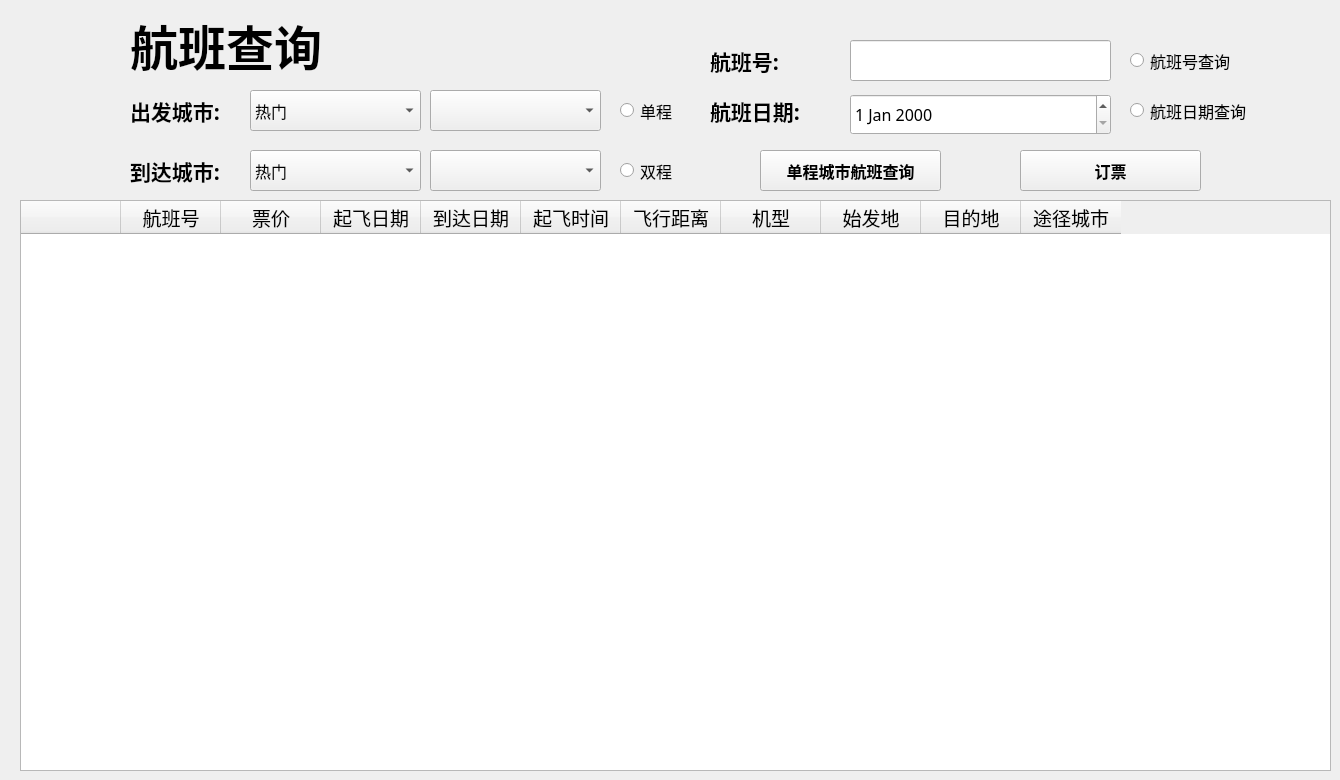
    <widget class="QWidget" name="flightQueryPage">
     <widget class="QLabel" name="flightQueryLabel">
      <property name="geometry">
       <rect>
        <x>130</x>
        <y>10</y>
        <width>241</width>
        <height>71</height>
       </rect>
      </property>
      <property name="font">
       <font>
        <family>Alibaba PuHuiTi 3.0</family>
        <pointsize>36</pointsize>
        <bold>true</bold>
       </font>
      </property>
      <property name="text">
       <string>航班查询</string>
      </property>
     </widget>
     <widget class="QTableWidget" name="flightQueryTableWidget">
      <property name="geometry">
       <rect>
        <x>20</x>
        <y>200</y>
        <width>1311</width>
        <height>571</height>
       </rect>
      </property>
      <property name="sizePolicy">
       <sizepolicy hsizetype="Preferred" vsizetype="Preferred">
        <horstretch>0</horstretch>
        <verstretch>0</verstretch>
       </sizepolicy>
      </property>
      <property name="font">
       <font>
        <family>Alibaba PuHuiTi 3.0</family>
        <pointsize>14</pointsize>
       </font>
      </property>
      <property name="styleSheet">
       <string notr="true">/*
 * MacOS Style Sheet for QT Applications
 * Author: Jaime A. Quiroga P.
 * Company: GTRONICK
 * Last updated: 25/12/2020, 23:10.
 * Available at: https://github.com/GTRONICK/QSS/blob/master/MacOS.qss
 */
QMainWindow {
    background-color:#ececec;
}
QPushButton, QToolButton, QCommandLinkButton{
    padding: 0 5px 0 5px;
    border-style: solid;
    border-top-color: qlineargradient(spread:pad, x1:0, y1:0, x2:0, y2:1, stop:0 #c1c9cf, stop:1 #d2d8dd);
    border-right-color: qlineargradient(spread:pad, x1:1, y1:0, x2:0, y2:0, stop:0 #c1c9cf, stop:1 #d2d8dd);
    border-bottom-color: qlineargradient(spread:pad, x1:0, y1:1, x2:0, y2:0, stop:0 #c1c9cf, stop:1 #d2d8dd);
    border-left-color: qlineargradient(spread:pad, x1:0, y1:0, x2:1, y2:0, stop:0 #c1c9cf, stop:1 #d2d8dd);
    border-width: 2px;
    border-radius: 8px;
    color: #616161;
    font-weight: bold;
    background-color: qlineargradient(spread:pad, x1:0.5, y1:0, x2:0.5, y2:1, stop:0 #fbfdfd, stop:0.5 #ffffff, stop:1 #fbfdfd);
}
QPushButton::default, QToolButton::default, QCommandLinkButton::default{
    border: 2px solid transparent;
    color: #FFFFFF;
    background-color: qlineargradient(spread:pad, x1:0.5, y1:0, x2:0.5, y2:1, stop:0 #84afe5, stop:1 #1168e4);
}
QPushButton:hover, QToolButton:hover, QCommandLinkButton:hover{
    color: #3d3d3d;
}
QPushButton:pressed, QToolButton:pressed, QCommandLinkButton:pressed{
    color: #aeaeae;
    background-color: qlineargradient(spread:pad, x1:0.5, y1:0, x2:0.5, y2:1, stop:0 #ffffff, stop:0.5 #fbfdfd, stop:1 #ffffff);
}
QPushButton:disabled, QToolButton:disabled, QCommandLinkButton:disabled{
    color: #616161;
    background-color: qlineargradient(spread:pad, x1:0.5, y1:0, x2:0.5, y2:1, stop:0 #dce7eb, stop:0.5 #e0e8eb, stop:1 #dee7ec);
}
QLineEdit, QTextEdit, QPlainTextEdit, QSpinBox, QDoubleSpinBox, QTimeEdit, QDateEdit, QDateTimeEdit {
    border-width: 2px;
    border-radius: 8px;
    border-style: solid;
    border-top-color: qlineargradient(spread:pad, x1:0.5, y1:1, x2:0.5, y2:0, stop:0 #c1c9cf, stop:1 #d2d8dd);
    border-right-color: qlineargradient(spread:pad, x1:0, y1:0, x2:1, y2:0, stop:0 #c1c9cf, stop:1 #d2d8dd);
    border-bottom-color: qlineargradient(spread:pad, x1:0.5, y1:0, x2:0.5, y2:1, stop:0 #c1c9cf, stop:1 #d2d8dd);
    border-left-color: qlineargradient(spread:pad, x1:1, y1:0, x2:0, y2:0, stop:0 #c1c9cf, stop:1 #d2d8dd);
    background-color: #f4f4f4;
    color: #3d3d3d;
}
QLineEdit:focus, QTextEdit:focus, QPlainTextEdit:focus, QSpinBox:focus, QDoubleSpinBox:focus, QTimeEdit:focus, QDateEdit:focus, QDateTimeEdit:focus {
    border-width: 2px;
    border-radius: 8px;
    border-style: solid;
    border-top-color: qlineargradient(spread:pad, x1:0.5, y1:1, x2:0.5, y2:0, stop:0 #85b7e3, stop:1 #9ec1db);
    border-right-color: qlineargradient(spread:pad, x1:0, y1:0, x2:1, y2:0, stop:0 #85b7e3, stop:1 #9ec1db);
    border-bottom-color: qlineargradient(spread:pad, x1:0.5, y1:0, x2:0.5, y2:1, stop:0 #85b7e3, stop:1 #9ec1db);
    border-left-color: qlineargradient(spread:pad, x1:1, y1:0, x2:0, y2:0, stop:0 #85b7e3, stop:1 #9ec1db);
    background-color: #f4f4f4;
    color: #3d3d3d;
}
QLineEdit:disabled, QTextEdit:disabled, QPlainTextEdit:disabled, QSpinBox:disabled, QDoubleSpinBox:disabled, QTimeEdit:disabled, QDateEdit:disabled, QDateTimeEdit:disabled {
    color: #b9b9b9;
}
QSpinBox::up-button, QDoubleSpinBox::up-button, QTimeEdit::up-button, QDateEdit::up-button, QDateTimeEdit::up-button {
    subcontrol-origin: padding;
    subcontrol-position: top right;
    width: 15px;
    color: #272727;
    border-left-width: 1px;
    border-left-color: darkgray;
    border-left-style: solid;
    border-top-right-radius: 3px;
    padding: 3px;
}
QSpinBox::down-button, QDoubleSpinBox::down-button, QTimeEdit::down-button, QDateEdit::down-button, QDateTimeEdit::down-button {
    subcontrol-origin: padding;
    subcontrol-position: bottom right;
    width: 15px;
    color: #272727;
    border-left-width: 1px;
    border-left-color: darkgray;
    border-left-style: solid;
    border-bottom-right-radius: 3px;
    padding: 3px;
}
QSpinBox::up-button:pressed, QDoubleSpinBox::up-button:pressed, QTimeEdit::up-button:pressed, QDateEdit::up-button:pressed, QDateTimeEdit::up-button:pressed {
    color: #aeaeae;
    background-color: qlineargradient(spread:pad, x1:0.5, y1:0, x2:0.5, y2:1, stop:0 #ffffff, stop:0.5 #fbfdfd, stop:1 #ffffff);
}
QSpinBox::down-button:pressed, QDoubleSpinBox::down-button:pressed, QTimeEdit::down-button:pressed, QDateEdit::down-button:pressed, QDateTimeEdit::down-button:pressed {
    color: #aeaeae;
    background-color: qlineargradient(spread:pad, x1:0.5, y1:0, x2:0.5, y2:1, stop:0 #ffffff, stop:0.5 #fbfdfd, stop:1 #ffffff);
}
QSpinBox::up-button:hover, QDoubleSpinBox::up-button:hover, QTimeEdit::up-button:hover, QDateEdit::up-button:hover, QDateTimeEdit::up-button:hover {
    color: #FFFFFF;
    border-top-right-radius: 5px;
    background-color: qlineargradient(spread:pad, x1:0.5, y1:0, x2:0.5, y2:1, stop:0 #84afe5, stop:1 #1168e4);
    
}
QSpinBox::down-button:hover, QDoubleSpinBox::down-button:hover, QTimeEdit::down-button:hover, QDateEdit::down-button:hover, QDateTimeEdit::down-button:hover {
    color: #FFFFFF;
    border-bottom-right-radius: 5px;
    background-color: qlineargradient(spread:pad, x1:0.5, y1:0, x2:0.5, y2:1, stop:0 #84afe5, stop:1 #1168e4);
}
QSpinBox::up-arrow, QDoubleSpinBox::up-arrow, QTimeEdit::up-arrow, QDateEdit::up-arrow, QDateTimeEdit::up-arrow {
    image: url(/usr/share/icons/Adwaita/16x16/actions/go-up-symbolic.symbolic.png);
}
QSpinBox::down-arrow, QDoubleSpinBox::down-arrow, QTimeEdit::down-arrow, QDateEdit::down-arrow, QDateTimeEdit::down-arrow {
    image: url(/usr/share/icons/Adwaita/16x16/actions/go-down-symbolic.symbolic.png);
}
QProgressBar {
    max-height: 8px;
    text-align: center;
    font: italic bold 11px;
    color: #3d3d3d;
    border: 1px solid transparent;
    border-radius:4px;
    background-color: qlineargradient(spread:pad, x1:0, y1:0, x2:0, y2:1, stop:0 #ddd5d5, stop:0.5 #dad3d3, stop:1 #ddd5d5);
}
QProgressBar::chunk {
    background-color: qlineargradient(spread:pad, x1:0, y1:0, x2:0, y2:1, stop:0 #467dd1, stop:0.5 #3b88fc, stop:1 #467dd1);
    border-radius: 4px;
}
QProgressBar:disabled {
    color: #616161;
}
QProgressBar::chunk:disabled {
    background-color: #aeaeae;
}
QSlider::groove {
    border: 1px solid #bbbbbb;
    background-color: #52595d;
    border-radius: 4px;
}
QSlider::groove:horizontal {
    height: 6px;
}
QSlider::groove:vertical {
    width: 6px;
}
QSlider::handle:horizontal {
    background: #ffffff;
    border-style: solid;
    border-width: 1px;
    border-color: rgb(207,207,207);
    width: 12px;
    margin: -5px 0;
    border-radius: 7px;
}
QSlider::handle:vertical {
    background: #ffffff;
    border-style: solid;
    border-width: 1px;
    border-color: rgb(207,207,207);
    height: 12px;
    margin: 0 -5px;
    border-radius: 7px;
}
QSlider::add-page, QSlider::sub-page {
    border: 1px transparent;
    background-color: #52595d;
    border-radius: 4px;
}
QSlider::add-page:horizontal {
    background: qlineargradient(spread:pad, x1:0, y1:0, x2:0, y2:1, stop:0 #ddd5d5, stop:0.5 #dad3d3, stop:1 #ddd5d5);
}
QSlider::sub-page:horizontal {
    background-color: qlineargradient(spread:pad, x1:0, y1:0, x2:1, y2:0, stop:0 #467dd1, stop:0.5 #3b88fc, stop:1 #467dd1);
}
QSlider::add-page:vertical {
    background-color: qlineargradient(spread:pad, x1:0, y1:0, x2:0, y2:1, stop:0 #467dd1, stop:0.5 #3b88fc, stop:1 #467dd1);
}
QSlider::sub-page:vertical {
    background: qlineargradient(spread:pad, x1:0, y1:0, x2:1, y2:0, stop:0 #ddd5d5, stop:0.5 #dad3d3, stop:1 #ddd5d5);
}
QSlider::add-page:horizontal:disabled, QSlider::sub-page:horizontal:disabled, QSlider::add-page:vertical:disabled, QSlider::sub-page:vertical:disabled {
    background: #b9b9b9;
}
QComboBox, QFontComboBox {
    border-width: 2px;
    border-radius: 8px;
    border-style: solid;
    border-top-color: qlineargradient(spread:pad, x1:0.5, y1:1, x2:0.5, y2:0, stop:0 #c1c9cf, stop:1 #d2d8dd);
    border-right-color: qlineargradient(spread:pad, x1:0, y1:0, x2:1, y2:0, stop:0 #c1c9cf, stop:1 #d2d8dd);
    border-bottom-color: qlineargradient(spread:pad, x1:0.5, y1:0, x2:0.5, y2:1, stop:0 #c1c9cf, stop:1 #d2d8dd);
    border-left-color: qlineargradient(spread:pad, x1:1, y1:0, x2:0, y2:0, stop:0 #c1c9cf, stop:1 #d2d8dd);
    background-color: #f4f4f4;
    color: #272727;
    padding-left: 5px;
}
QComboBox:editable, QComboBox:!editable, QComboBox::drop-down:editable, QComboBox:!editable:on, QComboBox::drop-down:editable:on {
    background: #ffffff;
}
QComboBox::drop-down {
    subcontrol-origin: padding;
    subcontrol-position: top right;
    width: 15px;
    color: #272727;
    border-left-width: 1px;
    border-left-color: darkgray;
    border-left-style: solid;
    border-top-right-radius: 3px;
    border-bottom-right-radius: 3px;
}
QComboBox::down-arrow {
    image: url(/usr/share/icons/Adwaita/16x16/actions/go-down-symbolic.symbolic.png); /*Adawaita icon thene*/
}

QComboBox::down-arrow:on {
    top: 1px;
    left: 1px;
}
QComboBox QAbstractItemView {
    border: 1px solid darkgray;
    border-radius: 8px;
    selection-background-color: #dadada;
    selection-color: #272727;
    color: #272727;
    background: white;
}
QLabel, QCheckBox, QRadioButton {
    color: #272727;
}
QCheckBox {
    padding: 2px;
}
QCheckBox:disabled, QRadioButton:disabled {
    color: #808086;
    padding: 2px;
}

QCheckBox:hover {
    border-radius:4px;
    border-style:solid;
    padding-left: 1px;
    padding-right: 1px;
    padding-bottom: 1px;
    padding-top: 1px;
    border-width:1px;
    border-color: transparent;
}
QCheckBox::indicator:checked {
    image: url(/usr/share/icons/Adwaita/16x16/actions/object-select-symbolic.symbolic.png);
    height: 15px;
    width: 15px;
    border-style:solid;
    border-width: 1px;
    border-color: #48a5fd;
    color: #ffffff;
    border-radius: 3px;
    background-color: qlineargradient(spread:pad, x1:0, y1:0, x2:0, y2:1, stop:0 #48a5fd, stop:0.5 #329cfb, stop:1 #48a5fd);
}
QCheckBox::indicator:unchecked {
    
    height: 15px;
    width: 15px;
    border-style:solid;
    border-width: 1px;
    border-color: #48a5fd;
    border-radius: 3px;
    background-color: #fbfdfa;
}
QLCDNumber {
    color: #616161;;
}
QMenuBar {
    background-color: #ececec;
}
QMenuBar::item {
    color: #616161;
    spacing: 3px;
    padding: 1px 4px;
    background-color: #ececec;
}

QMenuBar::item:selected {
    background-color: #dadada;
    color: #3d3d3d;
}
QMenu {
    background-color: #ececec;
}
QMenu::item:selected {
    background-color: #dadada;
    color: #3d3d3d;
}
QMenu::item {
    color: #616161;;
    background-color: #e0e0e0;
}
QTabWidget {
    color:rgb(0,0,0);
    background-color:#000000;
}
QTabWidget::pane {
    border-color: #050a0e;
    background-color: #e0e0e0;
    border-width: 1px;
    border-radius: 4px;
    position: absolute;
    top: -0.5em;
    padding-top: 0.5em;
}

QTabWidget::tab-bar {
    alignment: center;
}

QTabBar::tab {
    border-bottom: 1px solid #c0c0c0;
    padding: 3px;
    color: #272727;
    background-color: #fefefc;
    margin-left:0px;
}
QTabBar::tab:!last {
    border-right: 1px solid;
    border-right-color: #c0c0c0;
    border-bottom-color: #c0c0c0;
}
QTabBar::tab:first {
    border-top-left-radius: 4px;
    border-bottom-left-radius: 4px;
}
QTabBar::tab:last {
    border-top-right-radius: 4px;
    border-bottom-right-radius: 4px;
}
QTabBar::tab:selected, QTabBar::tab:last:selected, QTabBar::tab:hover {
    color: #FFFFFF;
    background-color: qlineargradient(spread:pad, x1:0.5, y1:0, x2:0.5, y2:1, stop:0 #84afe5, stop:1 #1168e4);
}
QRadioButton::indicator {
    height: 14px;
    width: 14px;
    border-style:solid;
    border-radius:7px;
    border-width: 1px;
}
QRadioButton::indicator:checked {
    border-color: #48a5fd;
    background-color: qradialgradient(cx:0.5, cy:0.5, radius:0.4,fx:0.5, fy:0.5, stop:0 #ffffff, stop:0.5 #ffffff, stop:0.6 #48a5fd, stop:1 #48a5fd);
}
QRadioButton::indicator:!checked {
    border-color: #a9b7c6;
    background-color: #fbfdfa;
}
QStatusBar {
    color:#027f7f;
}

QDial {
    background: #16a085;
}

QToolBox {
    color: #a9b7c6;
    background-color: #222b2e;
}
QToolBox::tab {
    color: #a9b7c6;
    background-color:#222b2e;
}
QToolBox::tab:selected {
    color: #FFFFFF;
    background-color:#222b2e;
}
QScrollArea {
    color: #FFFFFF;
    background-color:#222b2e;
}

QScrollBar:horizontal {
	max-height: 10px;
	border: 1px transparent grey;
	margin: 0px 20px 0px 20px;
	background: transparent;
}
QScrollBar:vertical {
	max-width: 10px;
	border: 1px transparent grey;
	margin: 20px 0px 20px 0px;
	background: transparent;
}
QScrollBar::handle:vertical, QScrollBar::handle:horizontal {
	background: #52595d;
	border-style: transparent;
	border-radius: 4px;
	min-height: 25px;
}
QScrollBar::handle:horizontal:hover, QScrollBar::handle:vertical:hover {
	background: qlineargradient(spread:pad, x1:0, y1:0, x2:1, y2:0, stop:0 #467dd1, stop:0.5 #3b88fc, stop:1 #467dd1);
}
QScrollBar::add-line, QScrollBar::sub-line {
    border: 2px transparent grey;
    border-radius: 4px;
    subcontrol-origin: margin;
    background: #b9b9b9;
}
QScrollBar::add-line:horizontal {
    width: 20px;
    subcontrol-position: right;
}
QScrollBar::add-line:vertical {
    height: 20px;
    subcontrol-position: bottom;
}
QScrollBar::sub-line:horizontal {
    width: 20px;
    subcontrol-position: left;
}
QScrollBar::sub-line:vertical {
    height: 20px;
    subcontrol-position: top;
}
QScrollBar::add-line:vertical:pressed, QScrollBar::add-line:horizontal:pressed, QScrollBar::sub-line:horizontal:pressed, QScrollBar::sub-line:vertical:pressed {
    background: qlineargradient(spread:pad, x1:0, y1:0, x2:1, y2:0, stop:0 #467dd1, stop:0.5 #3b88fc, stop:1 #467dd1);
}
QScrollBar::add-page:horizontal, QScrollBar::sub-page:horizontal, QScrollBar::add-page:vertical, QScrollBar::sub-page:vertical {
    background: none;
}
QScrollBar::up-arrow:vertical {
    image: url(/usr/share/icons/Adwaita/16x16/actions/go-up-symbolic.symbolic.png);
}
QScrollBar::down-arrow:vertical {
    image: url(/usr/share/icons/Adwaita/16x16/actions/go-down-symbolic.symbolic.png);
}
QScrollBar::left-arrow:horizontal {
    image: url(/usr/share/icons/Adwaita/16x16/actions/go-previous-symbolic.symbolic.png);
}
QScrollBar::right-arrow:horizontal {
    image: url(/usr/share/icons/Adwaita/16x16/actions/go-next-symbolic.symbolic.png);
}
</string>
      </property>
      <column>
       <property name="text">
        <string/>
       </property>
       <property name="font">
        <font>
         <family>Alibaba PuHuiTi 3.0</family>
         <pointsize>14</pointsize>
        </font>
       </property>
      </column>
      <column>
       <property name="text">
        <string>航班号</string>
       </property>
       <property name="font">
        <font>
         <family>Alibaba PuHuiTi 3.0</family>
         <pointsize>14</pointsize>
         <bold>false</bold>
        </font>
       </property>
      </column>
      <column>
       <property name="text">
        <string>票价</string>
       </property>
       <property name="font">
        <font>
         <family>Alibaba PuHuiTi 3.0</family>
         <pointsize>14</pointsize>
        </font>
       </property>
      </column>
      <column>
       <property name="text">
        <string>起飞日期</string>
       </property>
       <property name="font">
        <font>
         <family>Alibaba PuHuiTi 3.0</family>
         <pointsize>14</pointsize>
        </font>
       </property>
      </column>
      <column>
       <property name="text">
        <string>到达日期</string>
       </property>
       <property name="font">
        <font>
         <family>Alibaba PuHuiTi 3.0</family>
         <pointsize>14</pointsize>
        </font>
       </property>
      </column>
      <column>
       <property name="text">
        <string>起飞时间</string>
       </property>
       <property name="font">
        <font>
         <family>Alibaba PuHuiTi 3.0</family>
         <pointsize>14</pointsize>
        </font>
       </property>
      </column>
      <column>
       <property name="text">
        <string>飞行距离</string>
       </property>
       <property name="font">
        <font>
         <family>Alibaba PuHuiTi 3.0</family>
         <pointsize>14</pointsize>
        </font>
       </property>
      </column>
      <column>
       <property name="text">
        <string>机型</string>
       </property>
       <property name="font">
        <font>
         <family>Alibaba PuHuiTi 3.0</family>
         <pointsize>14</pointsize>
        </font>
       </property>
      </column>
      <column>
       <property name="text">
        <string>始发地</string>
       </property>
       <property name="font">
        <font>
         <family>Alibaba PuHuiTi 3.0</family>
         <pointsize>14</pointsize>
        </font>
       </property>
      </column>
      <column>
       <property name="text">
        <string>目的地</string>
       </property>
       <property name="font">
        <font>
         <family>Alibaba PuHuiTi 3.0</family>
         <pointsize>14</pointsize>
        </font>
       </property>
      </column>
      <column>
       <property name="text">
        <string>途径城市</string>
       </property>
       <property name="font">
        <font>
         <family>Alibaba PuHuiTi 3.0</family>
         <pointsize>14</pointsize>
        </font>
       </property>
      </column>
     </widget>
     <widget class="QLabel" name="depCityLabel">
      <property name="geometry">
       <rect>
        <x>130</x>
        <y>90</y>
        <width>121</width>
        <height>41</height>
       </rect>
      </property>
      <property name="font">
       <font>
        <family>Alibaba PuHuiTi 3.0</family>
        <pointsize>16</pointsize>
        <bold>true</bold>
       </font>
      </property>
      <property name="text">
       <string>出发城市:</string>
      </property>
     </widget>
     <widget class="QLabel" name="arrCityLabel">
      <property name="geometry">
       <rect>
        <x>130</x>
        <y>150</y>
        <width>121</width>
        <height>41</height>
       </rect>
      </property>
      <property name="font">
       <font>
        <family>Alibaba PuHuiTi 3.0</family>
        <pointsize>16</pointsize>
        <bold>true</bold>
       </font>
      </property>
      <property name="text">
       <string>到达城市:</string>
      </property>
     </widget>
     <widget class="QComboBox" name="chDepCityComboBox">
      <property name="geometry">
       <rect>
        <x>250</x>
        <y>90</y>
        <width>171</width>
        <height>41</height>
       </rect>
      </property>
      <property name="font">
       <font>
        <family>Alibaba PuHuiTi 3.0</family>
        <pointsize>12</pointsize>
       </font>
      </property>
      <item>
       <property name="text">
        <string>热门</string>
       </property>
      </item>
      <item>
       <property name="text">
        <string>ABCDE</string>
       </property>
      </item>
      <item>
       <property name="text">
        <string>FGHIJ</string>
       </property>
      </item>
      <item>
       <property name="text">
        <string>KLMN</string>
       </property>
      </item>
      <item>
       <property name="text">
        <string>OPQR</string>
       </property>
      </item>
      <item>
       <property name="text">
        <string>STUV</string>
       </property>
      </item>
      <item>
       <property name="text">
        <string>WXYZ</string>
       </property>
      </item>
     </widget>
     <widget class="QComboBox" name="chArrCityComboBox">
      <property name="geometry">
       <rect>
        <x>250</x>
        <y>150</y>
        <width>171</width>
        <height>41</height>
       </rect>
      </property>
      <property name="font">
       <font>
        <family>Alibaba PuHuiTi 3.0</family>
        <pointsize>12</pointsize>
       </font>
      </property>
      <item>
       <property name="text">
        <string>热门</string>
       </property>
      </item>
      <item>
       <property name="text">
        <string>ABCDE</string>
       </property>
      </item>
      <item>
       <property name="text">
        <string>FGHIJ</string>
       </property>
      </item>
      <item>
       <property name="text">
        <string>KLMN</string>
       </property>
      </item>
      <item>
       <property name="text">
        <string>OPQR</string>
       </property>
      </item>
      <item>
       <property name="text">
        <string>STUV</string>
       </property>
      </item>
      <item>
       <property name="text">
        <string>WXYZ</string>
       </property>
      </item>
     </widget>
     <widget class="QComboBox" name="depCityComboBox">
      <property name="geometry">
       <rect>
        <x>430</x>
        <y>90</y>
        <width>171</width>
        <height>41</height>
       </rect>
      </property>
      <property name="font">
       <font>
        <family>Alibaba PuHuiTi 3.0</family>
        <pointsize>12</pointsize>
       </font>
      </property>
     </widget>
     <widget class="QComboBox" name="arrCityComboBox">
      <property name="geometry">
       <rect>
        <x>430</x>
        <y>150</y>
        <width>171</width>
        <height>41</height>
       </rect>
      </property>
      <property name="font">
       <font>
        <family>Alibaba PuHuiTi 3.0</family>
        <pointsize>12</pointsize>
       </font>
      </property>
     </widget>
     <widget class="QRadioButton" name="oneWayRadioButton">
      <property name="geometry">
       <rect>
        <x>620</x>
        <y>90</y>
        <width>61</width>
        <height>41</height>
       </rect>
      </property>
      <property name="font">
       <font>
        <family>Alibaba PuHuiTi 3.0</family>
        <pointsize>12</pointsize>
        <bold>false</bold>
       </font>
      </property>
      <property name="text">
       <string>单程</string>
      </property>
     </widget>
     <widget class="QRadioButton" name="twoWayRadioButton">
      <property name="geometry">
       <rect>
        <x>620</x>
        <y>150</y>
        <width>61</width>
        <height>41</height>
       </rect>
      </property>
      <property name="font">
       <font>
        <family>Alibaba PuHuiTi 3.0</family>
        <pointsize>12</pointsize>
        <bold>false</bold>
       </font>
      </property>
      <property name="text">
       <string>双程</string>
      </property>
     </widget>
     <widget class="QPushButton" name="flightModePushButton">
      <property name="geometry">
       <rect>
        <x>760</x>
        <y>150</y>
        <width>181</width>
        <height>41</height>
       </rect>
      </property>
      <property name="font">
       <font>
        <family>Alibaba PuHuiTi 3.0</family>
        <pointsize>12</pointsize>
        <bold>true</bold>
       </font>
      </property>
      <property name="text">
       <string>单程城市航班查询</string>
      </property>
     </widget>
     <widget class="QPushButton" name="bookingPushButton">
      <property name="geometry">
       <rect>
        <x>1020</x>
        <y>150</y>
        <width>181</width>
        <height>41</height>
       </rect>
      </property>
      <property name="font">
       <font>
        <family>Alibaba PuHuiTi 3.0</family>
        <pointsize>12</pointsize>
        <bold>true</bold>
       </font>
      </property>
      <property name="text">
       <string>订票</string>
      </property>
     </widget>
     <widget class="QLabel" name="flightNumLabel">
      <property name="geometry">
       <rect>
        <x>710</x>
        <y>40</y>
        <width>121</width>
        <height>41</height>
       </rect>
      </property>
      <property name="font">
       <font>
        <family>Alibaba PuHuiTi 3.0</family>
        <pointsize>16</pointsize>
        <bold>true</bold>
       </font>
      </property>
      <property name="text">
       <string>航班号:</string>
      </property>
     </widget>
     <widget class="QLabel" name="flightDateLabel">
      <property name="geometry">
       <rect>
        <x>710</x>
        <y>90</y>
        <width>121</width>
        <height>41</height>
       </rect>
      </property>
      <property name="font">
       <font>
        <family>Alibaba PuHuiTi 3.0</family>
        <pointsize>16</pointsize>
        <bold>true</bold>
       </font>
      </property>
      <property name="text">
       <string>航班日期:</string>
      </property>
     </widget>
     <widget class="QLineEdit" name="flightNumLineEdit">
      <property name="geometry">
       <rect>
        <x>850</x>
        <y>40</y>
        <width>261</width>
        <height>41</height>
       </rect>
      </property>
      <property name="font">
       <font>
        <family>Alibaba PuHuiTi 3.0</family>
        <pointsize>12</pointsize>
       </font>
      </property>
     </widget>
     <widget class="QRadioButton" name="flightNumRadioButton">
      <property name="geometry">
       <rect>
        <x>1130</x>
        <y>40</y>
        <width>121</width>
        <height>41</height>
       </rect>
      </property>
      <property name="font">
       <font>
        <family>Alibaba PuHuiTi 3.0</family>
        <pointsize>12</pointsize>
        <bold>false</bold>
       </font>
      </property>
      <property name="text">
       <string>航班号查询</string>
      </property>
     </widget>
     <widget class="QRadioButton" name="flightDateRadioButton">
      <property name="geometry">
       <rect>
        <x>1130</x>
        <y>90</y>
        <width>151</width>
        <height>41</height>
       </rect>
      </property>
      <property name="font">
       <font>
        <family>Alibaba PuHuiTi 3.0</family>
        <pointsize>12</pointsize>
        <bold>false</bold>
       </font>
      </property>
      <property name="text">
       <string>航班日期查询</string>
      </property>
     </widget>
     <widget class="QDateEdit" name="flightDateEdit">
      <property name="geometry">
       <rect>
        <x>850</x>
        <y>94</y>
        <width>261</width>
        <height>41</height>
       </rect>
      </property>
      <property name="font">
       <font>
        <family>Alibaba PuHuiTi 3.0</family>
        <pointsize>12</pointsize>
       </font>
      </property>
     </widget>
    </widget>
